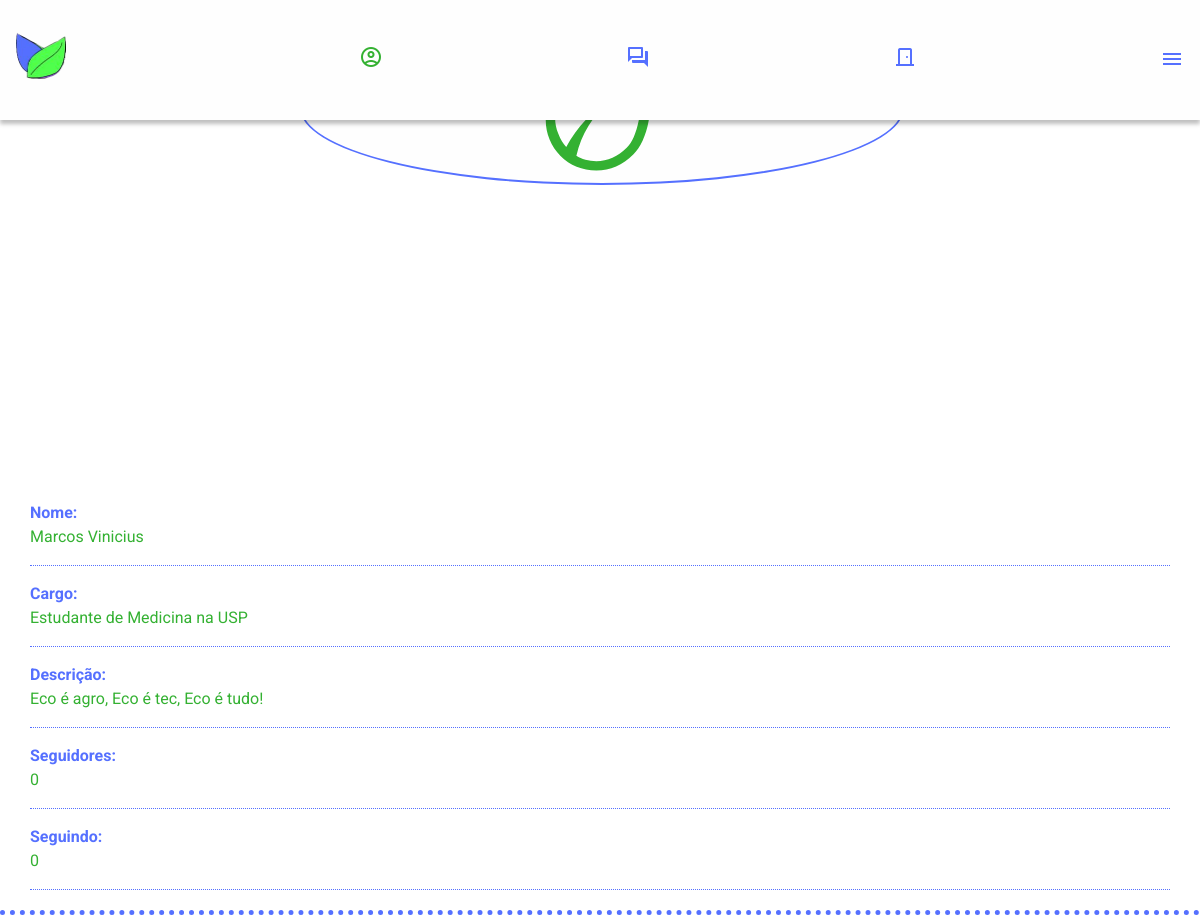
Page /estrutura/perfil.php (signed in) on the earlier database version.
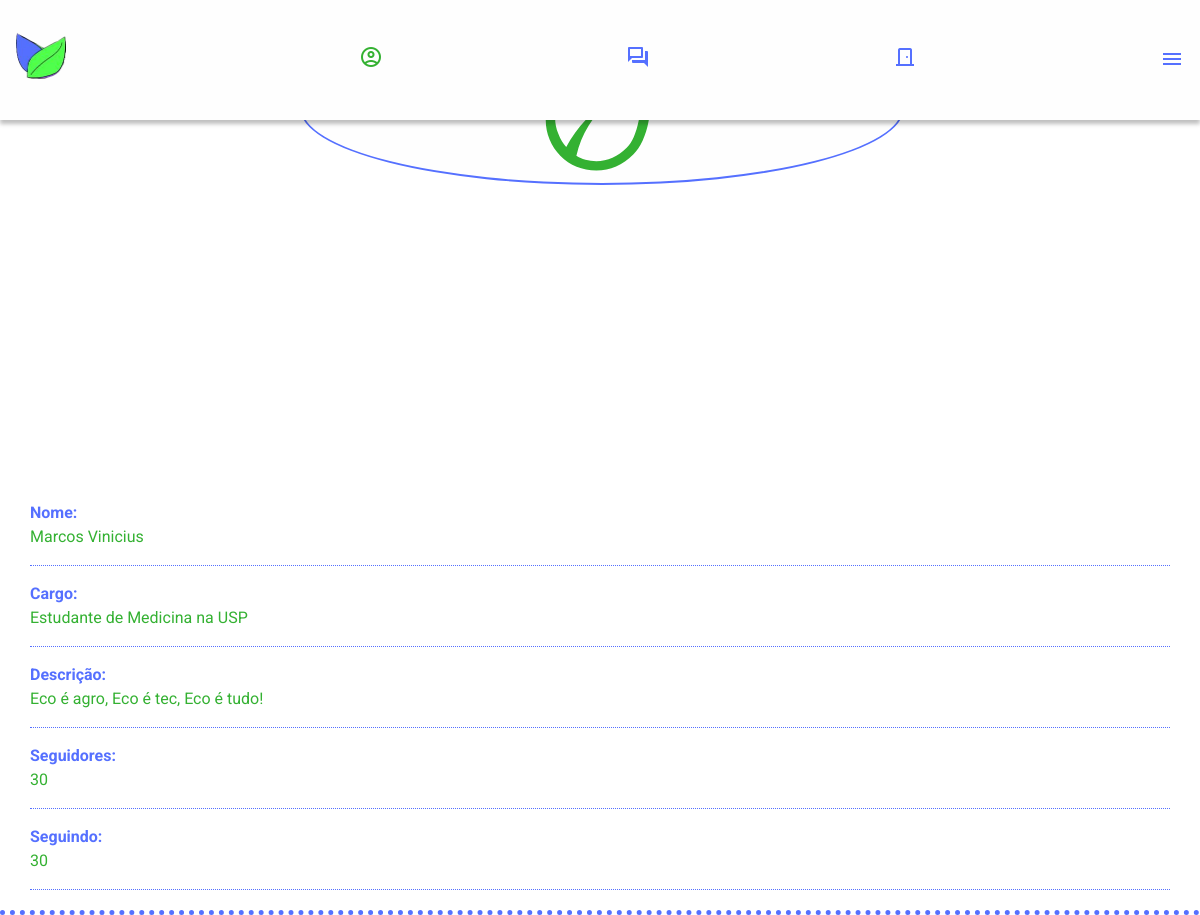
Same page on the later database version.
### tables this page shows
CREATE TABLE IF NOT EXISTS `usuarios` (
  `id` int(11) NOT NULL AUTO_INCREMENT COMMENT 'id de cada um dos user',
  `token` tinyint(1) DEFAULT '0' COMMENT 'token de adm',
  `nome` varchar(80) NOT NULL COMMENT 'nome',
  `sobrenome` varchar(80) NOT NULL COMMENT 'sobrenome',
  `email` varchar(80) NOT NULL COMMENT 'email do usuário',
  `senha` varchar(45) NOT NULL COMMENT 'senha',
  `senhaC` varchar(45) NOT NULL COMMENT 'senha confirmada',
  `dataN` date NOT NULL COMMENT 'data de nascimento',
  `genero` varchar(30) NOT NULL COMMENT 'gênero do usuário\r\n(a gente tem lgbtqi+)',
  `numero` varchar(22) NOT NULL,
  `estado` varchar(60) NOT NULL,
  `cidade` varchar(80) NOT NULL COMMENT 'cidade',
  `profissao` varchar(120) NOT NULL COMMENT 'profissão/area de atuação',
  `mdEscuro` tinyint(4) NOT NULL DEFAULT '0',
  `foto` varchar(255) NOT NULL,
  `descricao` varchar(255) NOT NULL COMMENT 'Descricao que aparece no perfil do usuário',
  `amigos` int(20) NOT NULL DEFAULT '0',
  PRIMARY KEY (`id`)
);

### estrutura/administracao/sessao.php (called while the page is built, shortened)
<?php
include 'conexao.php';
    if (!isset($_SESSION['logado'])) {
        $_SESSION['logado'] = 0;
    } else {
        if ($_SESSION['logado'] == 1) {
            $email = $_SESSION['email'];
            $sql = "SELECT id, token, nome, sobrenome, email, dataN, genero, numero, estado, cidade, profissao, mdEscuro,
            foto, descricao, amigos FROM usuarios WHERE email = '$email'";
            $result = mysqli_query($conn, $sql);
            if (mysqli_num_rows($result) > 0) {
                while ($row = mysqli_fetch_assoc($result)) {
                    $nome = $row["nome"];
                    $sobrenome = $row["sobrenome"];
                    $profissao = $row["profissao"];
                    $descricao = $row["descricao"];
                    if (empty($descricao)) {
                        $descricao = 'Eco é agro, Eco é tec, Eco é tudo!';
                    }
                    $amigos = $row["amigos"];
                }
            } else {
                echo "0 results";
            }
        };
    }
?>

### estrutura/perfil.php (the view, shortened to what this page needs)
<!DOCTYPE html>
<html lang="pt-br">
<head>
  <?php include './base/linksGlobais.php' ?>
</head>
<body>
  <?php
  include './administracao/sessao.php';
  ?>
  <header class="header__interno">
    <div class="container">
      <div class="container__logo">
        <a href="login.php"><img src="../imagens/logos/logo-principal.png" alt="Logo Principal do Ecogamma" class="container__logo__imagem"></a>
      </div>
      <div class="container__perfil">
        <a href="perfil.php">
          <span class="material-symbols-outlined container__menu__icone span--verde">&#xe853;</span>
        </a>
      </div>
      <div class="container__chat">
        <a href="chat.php">
          <span class="material-symbols-outlined container__menu__icone span--azul">&#xe8af;</span>
        </a>
      </div>
      <div class="container__chat">
        <a href="logout.php">
          <span class="material-symbols-outlined container__menu__icone span--azul">&#xeffd;</span>
        </a>
      </div>
      <div id="container__menu" onclick="menuLateralInternoOpen()">
        <span class="material-symbols-outlined container__menu__icone span--azul">&#xe5d2;</span>
      </div>
    </div>
  </header>
  <main>
    <?php
    if ($estado == 'ac') {
      $fundo = 'ac.jpg';
    } elseif ($estado == 'al') {
      $fundo = 'al.jpg';
    } elseif ($estado == 'am') {
      $fundo = 'am.jpeg';
    } elseif ($estado == 'ap') {
      $fundo = 'ap.jpg';
    } elseif ($estado == 'ba') {
      $fundo = 'ba.jpg';
    } elseif ($estado == 'ce') {
      $fundo = 'ce.jpg';
    } elseif ($estado == 'df') {
      $fundo = 'df.jpg';
    } elseif ($estado == 'es') {
      $fundo = 'es.png';
    } elseif ($estado == 'go') {
      $fundo = 'go.jpg';
    } elseif ($estado == 'ma') {
      $fundo = 'ma.jpg';
    } elseif ($estado == 'mt') {
      $fundo = 'mt.jpg';
    } elseif ($estado == 'ms') {
      $fundo = 'ms.jpg';
    } elseif ($estado == 'mg') {
      $fundo = 'mg.jpg';
    } elseif ($estado == 'pa') {
      $fundo = 'pa.jpg';
    } elseif ($estado == 'pb') {
      $fundo = 'pb.jpg';
    } elseif ($estado == 'pr') {
      $fundo = 'pr.jpg';
    } elseif ($estado == 'pe') {
      $fundo = 'pe.jpg';
    } elseif ($estado == 'pi') {
      $fundo = 'pi.jpg';
    } elseif ($estado == 'rj') {
      $fundo = 'rj.jpg';
    } elseif ($estado == 'rn') {
      $fundo = 'rn.jpg';
    } elseif ($estado == 'ro') {
      $fundo = 'ro.jpg';
    } elseif ($estado == 'rs') {
      $fundo = 'rr.jpg';
    } elseif ($estado == 'rr') {
      $fundo = 'rr.jpg';
    } elseif ($estado == 'sc') {
      $fundo = 'sc.jpg';
    } elseif ($estado == 'se') {
      $fundo = 'se.jpg';
    } elseif ($estado == 'sp') {
      $fundo = 'sp.jpg';
    } elseif ($estado == 'to') {
      $fundo = 'to.jpg';
    }
    echo "
    <div class='container'>
      <div class='container__perfil'>
        <div class='container__perfil__capa'>
          <img src='../imagens/fundos/" . $fundo . "' alt='Fundo do perfil' class='container__perfil__capa__imagem'>
        </div>
        <div class='container__perfil__foto'>
          <img src='../imagens/" . $foto . "' alt='Fundo do perfil' class='container__perfil__foto__imagem'>
        </div>
        <div class='container__perfil__dados'>
          <ul class='container__perfil__dados__lista'>
            <li class='container__perfil__dados__lista__item'>
              <p>Nome:</p>
              <p>" . $nome . " " . $sobrenome . "</p>
            </li>
            <li class='container__perfil__dados__lista__item'>
              <p>Cargo:</p>
              <p>" . $profissao . "</p>
            </li>
            <li class='container__perfil__dados__lista__item'>
              <p>Descrição:</p>
              <p>" . $descricao . "</p>
            </li>
            <li class='container__perfil__dados__lista__item'>
              <p>Seguidores:</p>
              <p>" . $amigos . "</p>
            </li>
            <li class='container__perfil__dados__lista__item'>
              <p>Seguindo:</p>
              <p>" . $amigos . "</p>
            </li>
          </ul>
        </div>
      </div>"
       ?>
  </main>
</body>
</html>

### estrutura/base/linksGlobais.php (shortened to what this page needs)
<link rel="stylesheet" href="../estilos/css/reset.css">
<link rel="stylesheet" href="../estilos/css/styles.css">

### estilos/css/styles.css (style rules this page uses)
html { font-family: "Roboto"; }
p, .p--alternativo { line-height: 1.5rem; text-align: justify; color: #111111; }
a { line-height: 1.5rem; text-align: justify; color: #111111; text-decoration: none; font-weight: 700; }
span { color: #5570FF; }
.span--verde { color: #34B132; }
header, .header__interno { z-index: 3; position: fixed; height: 15vh; width: 100vw; box-shadow: 0px 4px 4px rgba(0, 0, 0, 0.25); background: #fefefe; top: 0px; }
header .container, .header__interno .container { display: flex; padding: 1rem; box-sizing: border-box; align-items: center; justify-content: space-between; height: 100%; align-items: center; }
.header__interno .container { width: 100vw; }
main { position: absolute; z-index: 2; top: 40px; margin-top: 75px; padding: 0% 5% 0% 5%; width: 90%; }
main .container { display: flex; width: 100%; flex-direction: column; align-items: center; box-sizing: border-box; }
main .container .container__perfil { display: flex; flex-direction: column; position: absolute; }
header .container .container__logo { width: 100px; box-sizing: border-box; }
header .container .container__logo a .container__logo__imagem { width: 50%; }
main .container { width: 100%; }
main .container .container__perfil .container__perfil__capa { display: flex; position: relative; top: -30px; }
main .container .container__perfil .container__perfil__foto { display: flex; position: relative; top: -100px; padding-left: 25vw; }
main .container .container__perfil .container__perfil__dados { display: flex; flex-direction: column; padding: 2.5vh 2.5vw; position: absolute; border-bottom: 5px dotted #5570FF; top: 350px; width: 95vw; }
main .container .container__perfil .container__perfil__dados .container__perfil__dados__lista { display: flex; flex-direction: column; }
main .container .container__perfil .container__perfil__dados .container__perfil__dados__lista .container__perfil__dados__lista__item { padding: 1rem 0rem; display: flex; flex-direction: column; border-bottom: 1px dotted #5570FF; }
main .container .container__perfil .container__perfil__dados .container__perfil__dados__lista .container__perfil__dados__lista__item p:first-child { color: #5570FF; font-weight: 700; margin-right: 1rem; }
main .container .container__perfil .container__perfil__dados .container__perfil__dados__lista .container__perfil__dados__lista__item p { color: #34B132; }

Differences in the rows shown:
changed usuarios "Marcos": amigos "0" → "30"
